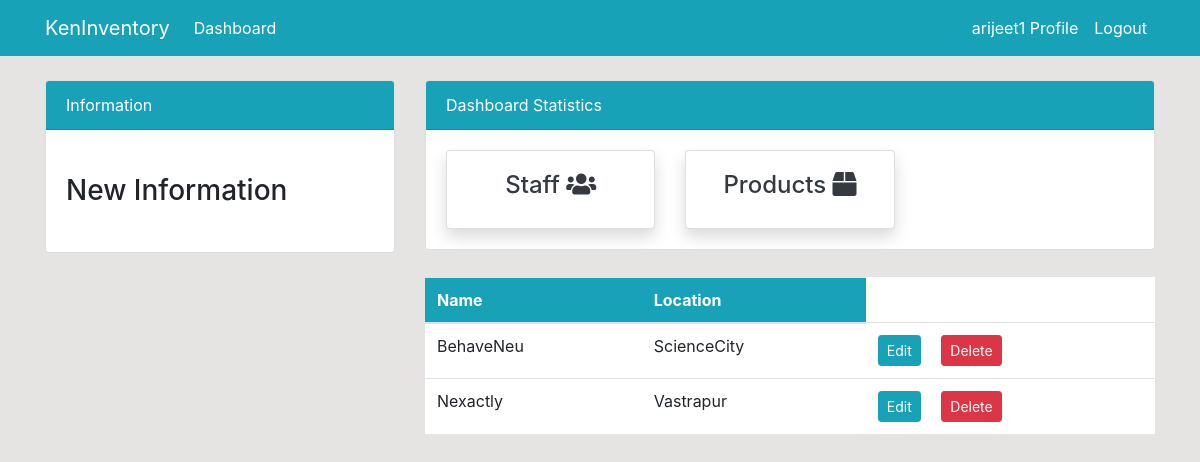
The page /warehouse/ (signed in) on the database its author committed.
### dashboard/models.py (models this page shows, shortened)
class Warehouse(models.Model):
    name = models.CharField(max_length=100)
    location = models.CharField(max_length=255)

### dashboard/views.py (the view)
# urls.py: path('warehouse/',views.warehouse,name='dashboard-warehouse'),
@login_required
def warehouse(request):
    warehouses=Warehouse.objects.all()
    context = {
        'warehouses':warehouses
    }
    return render(request,'dashboard/department.html',context)

### templates/dashboard/department.html (shortened to what this page needs)
{% extends 'partials/base.html' %}
{% load crispy_forms_tags %}
{% block content %}
{% include 'partials/topside.html' %}
<div class="row my-4">
    <div class="col-md-4">
    </div>
    <div class="col-md-8">
        <table class="table bg-white">
            <thead class="bg-info text-white">
                <tr>
                    <th scope="col">Name</th>
                    <th scope="col">Location</th>
                </tr>
            </thead>
            <tbody>
                {% for warehouse in warehouses %}
                <tr>
                    <td>{{ warehouse.name }}</td>
                    <td>{{ warehouse.location }}</td>
                    <td>
                        <a class="btn btn-info btn-sm mr-2"
                            href="">Edit</a>
                        <a class="btn btn-danger btn-sm ml-2"
                            href="">Delete</a>
                    </td>
                </tr>
                {% endfor %}
            </tbody>
        </table>
    </div>
</div>
{% endblock %}

### templates/partials/nav.html (shortened to what this page needs)
<nav class="navbar navbar-expand-lg navbar-info bg-info">
    <div class="container">
        {% if user.is_authenticated %}
        <a class="navbar-brand text-white" href="{% url 'dashboard-index' %}">KenInventory</a>
        <div class="collapse navbar-collapse" id="navbarSupportedContent">
            <ul class="navbar-nav mr-auto">
                <li class="nav-item active">
                    <a class="nav-link text-white" href="{% url 'dashboard-index' %}">Dashboard </a>
                </li>
            </ul>
            <ul class="navbar-nav ml-auto">
                <li class="nav-item active">
                    <a class="nav-link text-white" href="{% url 'user-profile' %}">{{ user.username }} Profile
                        <span class="sr-only">(current)</span></a>
                </li>
                <li class="nav-item">
                    <a class="nav-link text-white" href="{% url 'user-logout' %}">Logout</a>
                </li>
            </ul>
            {% endif %}
        </div>
    </div>
</nav>

### static/style.css (style rules this page uses)
body { background: rgb(230,227,227); }

### rows shown on the page
Warehouse: name "BehaveNeu", location "ScienceCity"
Warehouse: name "Nexactly", location "Vastrapur"

### other values the page prints
{{ user.username }} "arijeet1"
